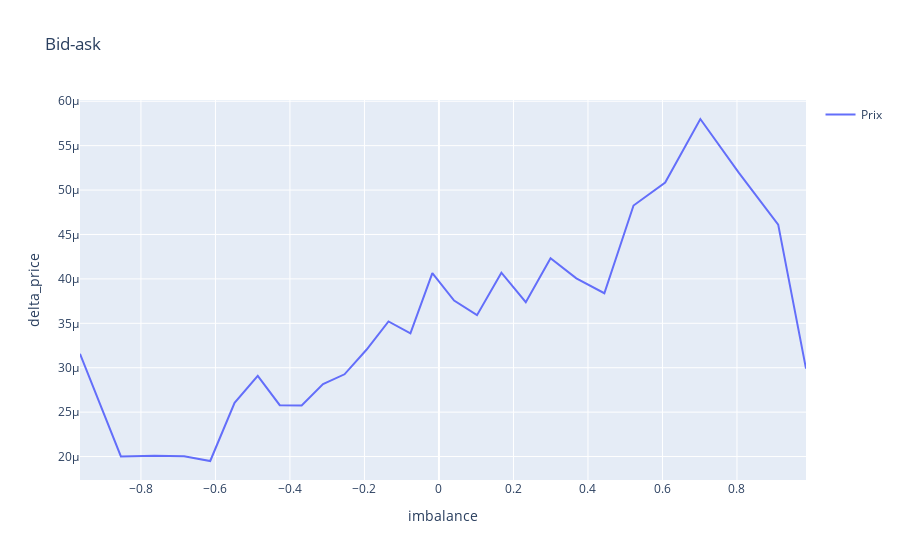

Notebook code for this chart:
### Code cell
df_trades = df_final[101:]#[df_final['action'] =='T']
imb = df_trades ['imbalance'].to_numpy()
price = df_trades ['Mean_price_diff'].to_numpy()#/df_trades ['time_diff'].to_numpy()
indices_trie = np.argsort(imb)

# Application du tri aux deux tableaux
imb_trie = imb[indices_trie]
price_trie = price[indices_trie]

group_size = 20000

imb_trie_groups = [imb_trie[i:i + group_size] for i in range(0, len(imb_trie), group_size)]
price_trie_groups = [price_trie[i:i + group_size] for i in range(0, len(price_trie), group_size)]


# Calculer la moyenne de chaque groupe
imb_trie_means = [np.mean(group) for group in imb_trie_groups]
price_trie_means = [np.mean(group) for group in price_trie_groups]
print(price_trie_means)
fig = go.Figure()
fig.add_trace(go.Scatter(x = imb_trie_means, y = price_trie_means, mode ='lines', name ='Prix', showlegend = True))

fig.update_layout(title=f'Bid-ask', xaxis_title='imbalance', yaxis_title='delta_price', showlegend=True)
fig.show()

### Figure 1 — Plotly figure (JSON) as saved in the notebook; plotly's stock layout.template omitted (floating-point values rounded to 4 significant figures)
{"data": [{"mode": "lines", "name": "Prix", "showlegend": true, "type": "scatter", "x": [-0.9636, -0.8538, -0.7636, -0.6841, -0.614, -0.5486, -0.4864, -0.4273, -0.3686, -0.3112, -0.2536, -0.1946, -0.1355, -0.0766, -0.01772, 0.04065, 0.1022, 0.1676, 0.2331, 0.2996, 0.3688, 0.444, 0.5223, 0.6073, 0.7017, 0.8048, 0.9107, 0.9853], "y": [3.157e-05, 2.001e-05, 2.01e-05, 2.004e-05, 1.95e-05, 2.605e-05, 2.908e-05, 2.578e-05, 2.575e-05, 2.815e-05, 2.926e-05, 3.202e-05, 3.521e-05, 3.387e-05, 4.064e-05, 3.756e-05, 3.592e-05, 4.07e-05, 3.738e-05, 4.233e-05, 4.006e-05, 3.838e-05, 4.826e-05, 5.085e-05, 5.8e-05, 5.196e-05, 4.612e-05, 2.989e-05]}], "layout": {"showlegend": true, "title": {"text": "Bid-ask"}, "xaxis": {"title": {"text": "imbalance"}}, "yaxis": {"title": {"text": "delta_price"}}}}
